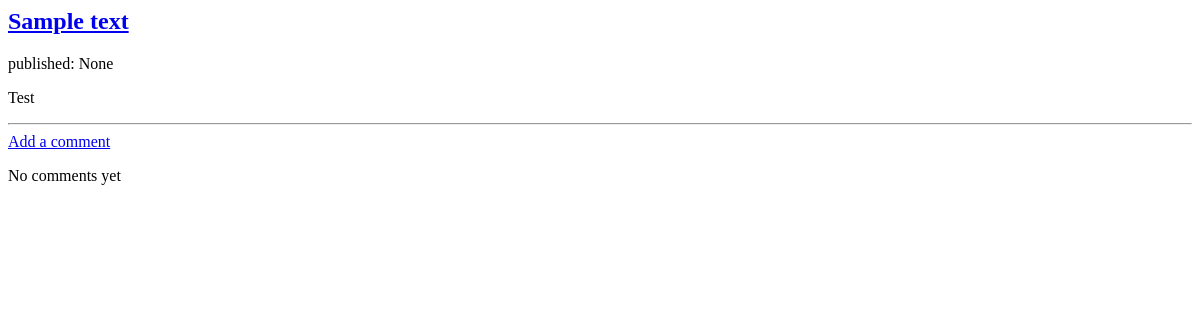
Before: /post/2/ with the older database file.
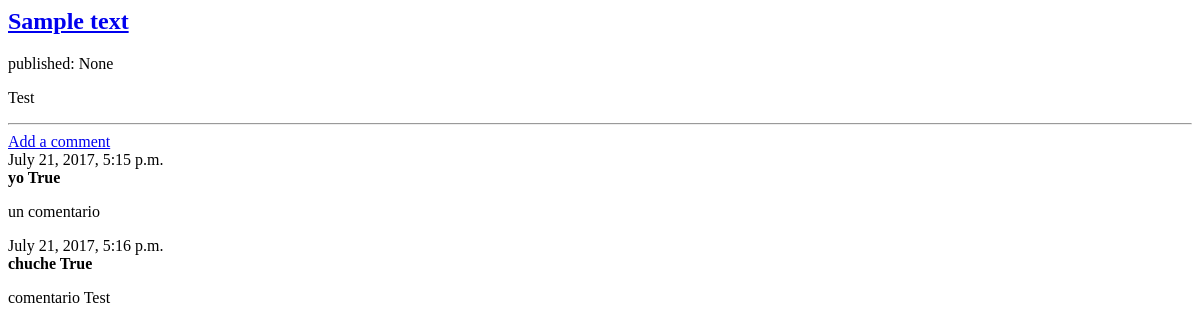
After: the same page with the newer database file.
### blog/models.py (models this page shows, shortened)
class Comment(models.Model):
	post = models.ForeignKey('blog.Post', related_name="comments")
	author = models.CharField(max_length=200)
	text = models.TextField()
	created_date = models.DateTimeField(
		default=timezone.now)
	approved_comment = models.BooleanField(default=False)

### blog/views.py (the view)
# urls.py: url(r'^post/(?P<pk>[0-9]+)/$', views.post_detail,name='postdetail'),
def post_detail(request,pk):
	posts = get_object_or_404(Post,pk=pk)
	return render(request,'blog/post_detail.html', {'posts':posts})

### blog/templates/blog/post_detail.html (shortened to what this page needs)
<div>
	<h2><a href="{% url 'blog:post_edit' pk=posts.pk %}">{{ posts.title }}</a></h2>
	<p>published: {{posts.published_date}}</p>
	<p>{{ posts.text|linebreaksbr }}</p>
</div>
<hr>
<a class="btn btn-default" href="{% url 'blog:add_comment_post' pk=posts.pk %}">Add a comment</a>
{% for comment in posts.comments.all %}
	{% if user.is_authenticated or comment.approved_comment %}
		<div>
			<div> {{ comment.created_date }}</div>
			<div><strong>{{ comment.author }}
				{{ comment.approved_comment }}</strong></div>
			<p>
				{{ comment.text |linebreaks }}
			</p>
		</div>
	{% endif %}
{% empty %}
	<div>
		<p>No comments yet</p>
	</div>
{% endfor %}

Changed rows visible on the page:
added Comment: created_date "July 21, 2017, 5:15 p.m.", author "yo", approved_comment "True", text "un comentario"
added Comment: created_date "July 21, 2017, 5:16 p.m.", author "chuche", approved_comment "True", text "comentario Test"
Other visible differences:
text no longer shown: "No comments yet"
